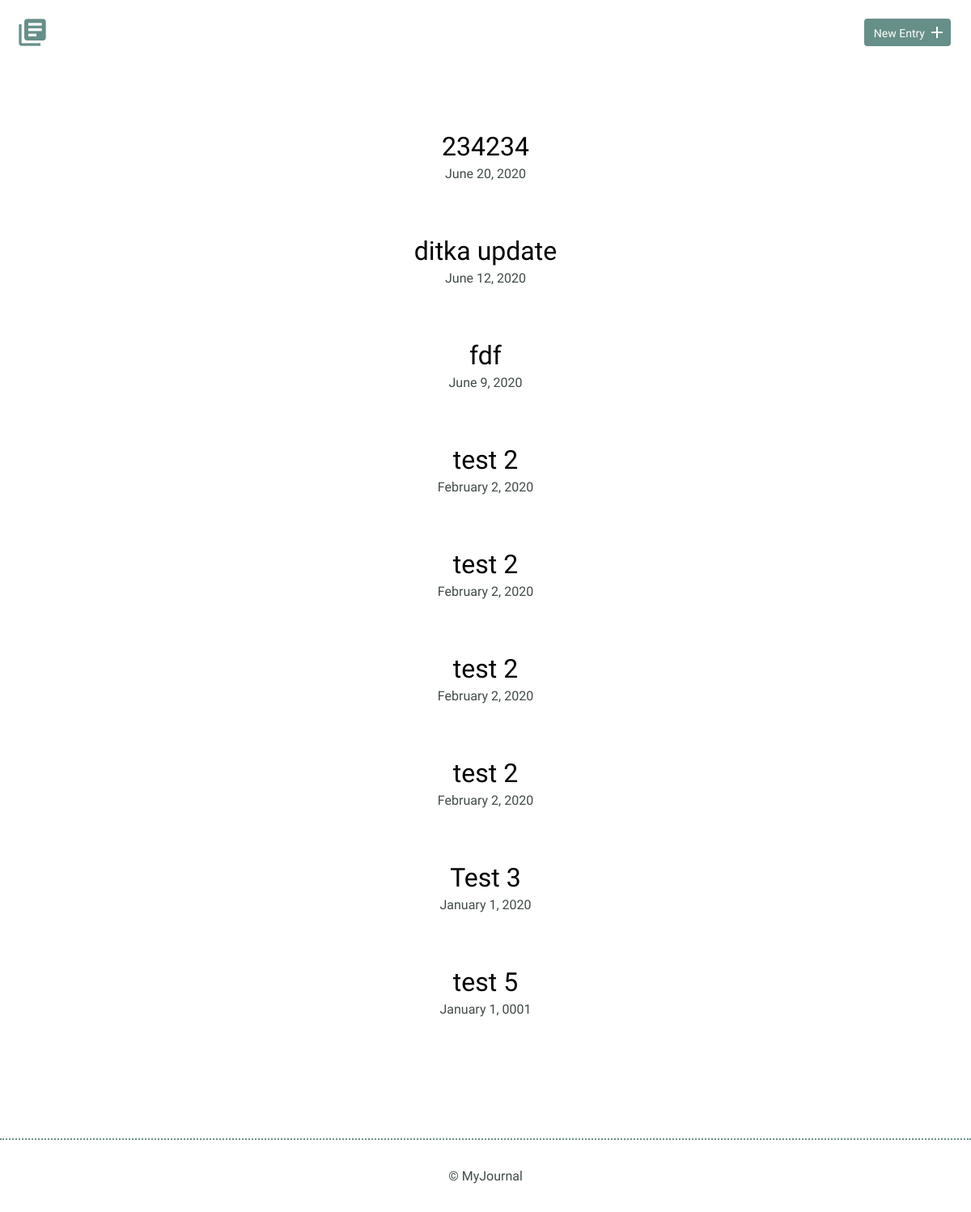
Before: / with the older database file.
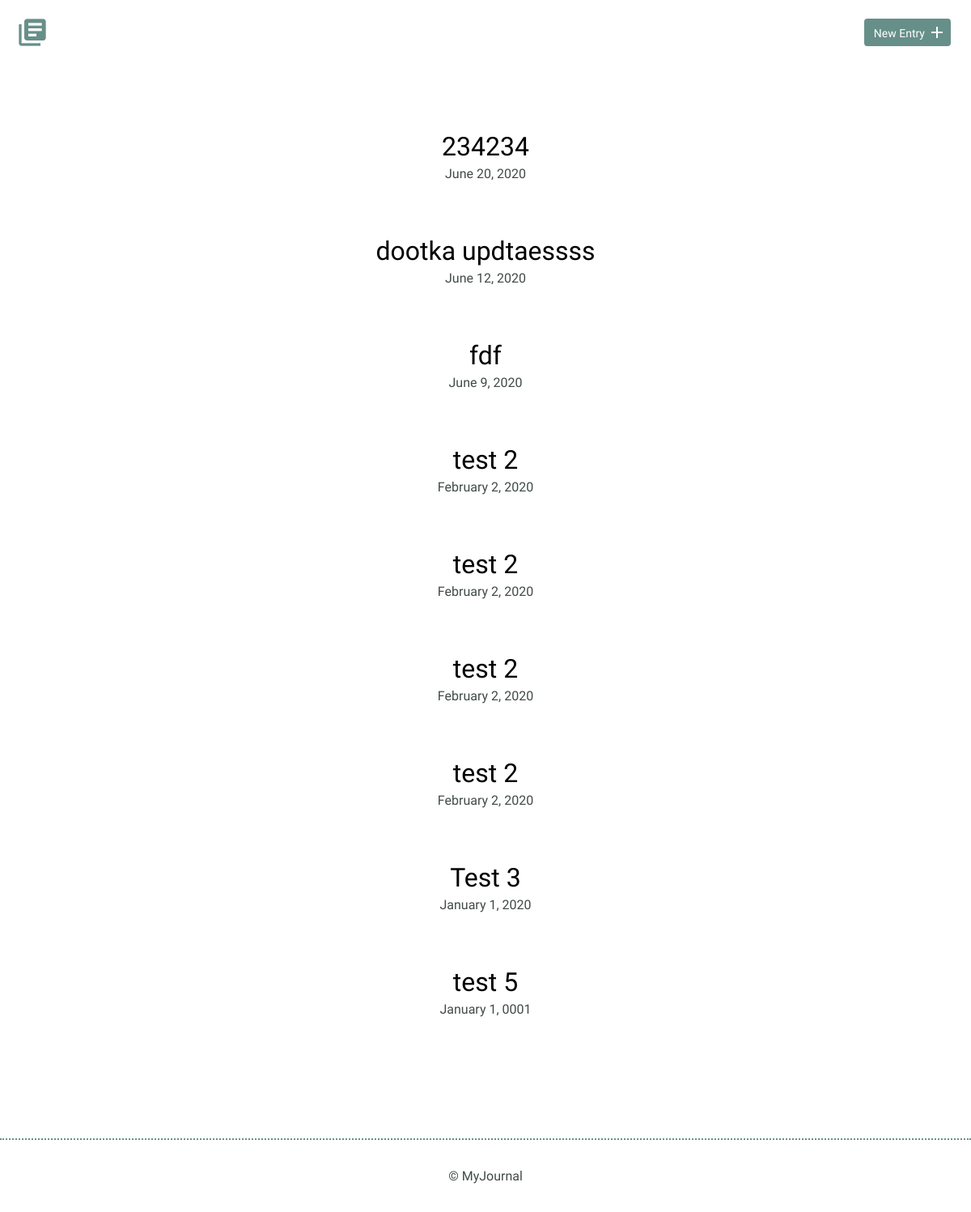
After: the same page with the newer database file.
### tables this page shows
CREATE TABLE "entries" (
	`id`	INTEGER,
	`title`	TEXT,
	`date`	TEXT,
	`time_spent`	INTEGER,
	`learned`	BLOB,
	`resources`	BLOB,
	PRIMARY KEY(`id`)
);

### inc/functions.php (called while the page is built, shortened)
<?php
function getEntries() {
    include 'connection.php';
    try {
        $sql = "SELECT id, title, date FROM entries ORDER BY date DESC";
        $results = $db->query($sql);
    } catch (Exception $e) {
        echo 'error: ' . $e->getMessage();
    }
    return $results->fetchAll(PDO::FETCH_ASSOC);
}
function convertDate($date) {
    $timestamp = strtotime($date);
    $formatted_time = date('F j, Y', $timestamp);
    return $formatted_time;
}

### index.php (the view, shortened to what this page needs)
<?php
include 'inc/functions.php';
?>
<html>
    <head>
        <link rel="stylesheet" href="css/normalize.css">
        <link rel="stylesheet" href="css/site.css">
    </head>
    <body>
    <?php include 'header.php'; ?>
        <section>
            <div class="container">
                <div class="entry-list">
                    <?php
                        $entries = getEntries();
                        foreach($entries as $entry) {
                        echo "<article>";
                        echo "<h2><a href=\"detail.php?id={$entry['id']}\">{$entry['title']}</a></h2>";
                        echo "<time datetime=\"{$entry['date']}\">" . convertDate($entry['date']) . "</time>";
                        echo "</article>";
                        }
                    ?>
                </div>
            </div>
        </section>
        <?php include 'footer.php'; ?>
    </body>
</html>

Changed rows visible on the page:
changed entries: title "ditka update" → "dootka updtaessss"
